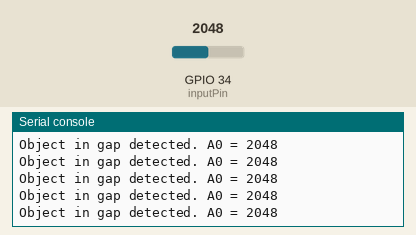
A program run on a simulated ESP32 board running MicroPython. Parts: the last lines printed to the serial console. Inputs (shaded band) come from the test bench; at power-on: GPIO 34 (inputPin) = 2048 (analog values on the 0–4095 scale).

Above: at 1.2 s.
1.3 s: GPIO 34 (inputPin) set to 2866
At 2.0 s:
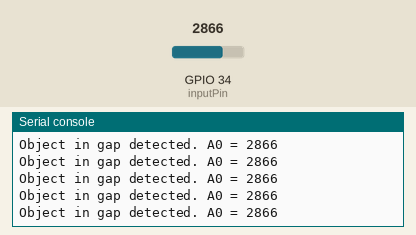
2.8 s: GPIO 34 (inputPin) set to 3603
At 3.9 s:
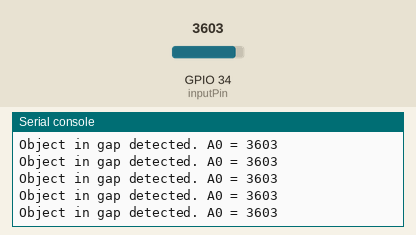
Timing chart, 0 to 5.8 s (numbered marks = the images above; inputs shaded):
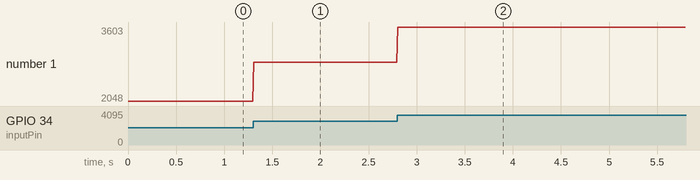

Measured:
- after the input at 1.3 s, the serial console: prints a new line at once (image 1)
- after the input at 2.8 s, the serial console: prints a new line at once (image 2)
- plotted number 1: 2048 → 2866 after the input at 1.3 s, 2866 → 3603 after the input at 2.8 s

The program:

lightblocking.py
```python
import time
from machine import Pin, ADC

inputPin = Pin(34, Pin.IN)
inputADC = ADC(inputPin)
inputADC.atten(ADC.ATTN_11DB) #Read voltages between 0.0v to 3.6v

while True:
  inputValue = inputADC.read()
  if (inputValue > 0):
    print('Object in gap detected. A0 =', inputValue)
  time.sleep(0.01)
```
